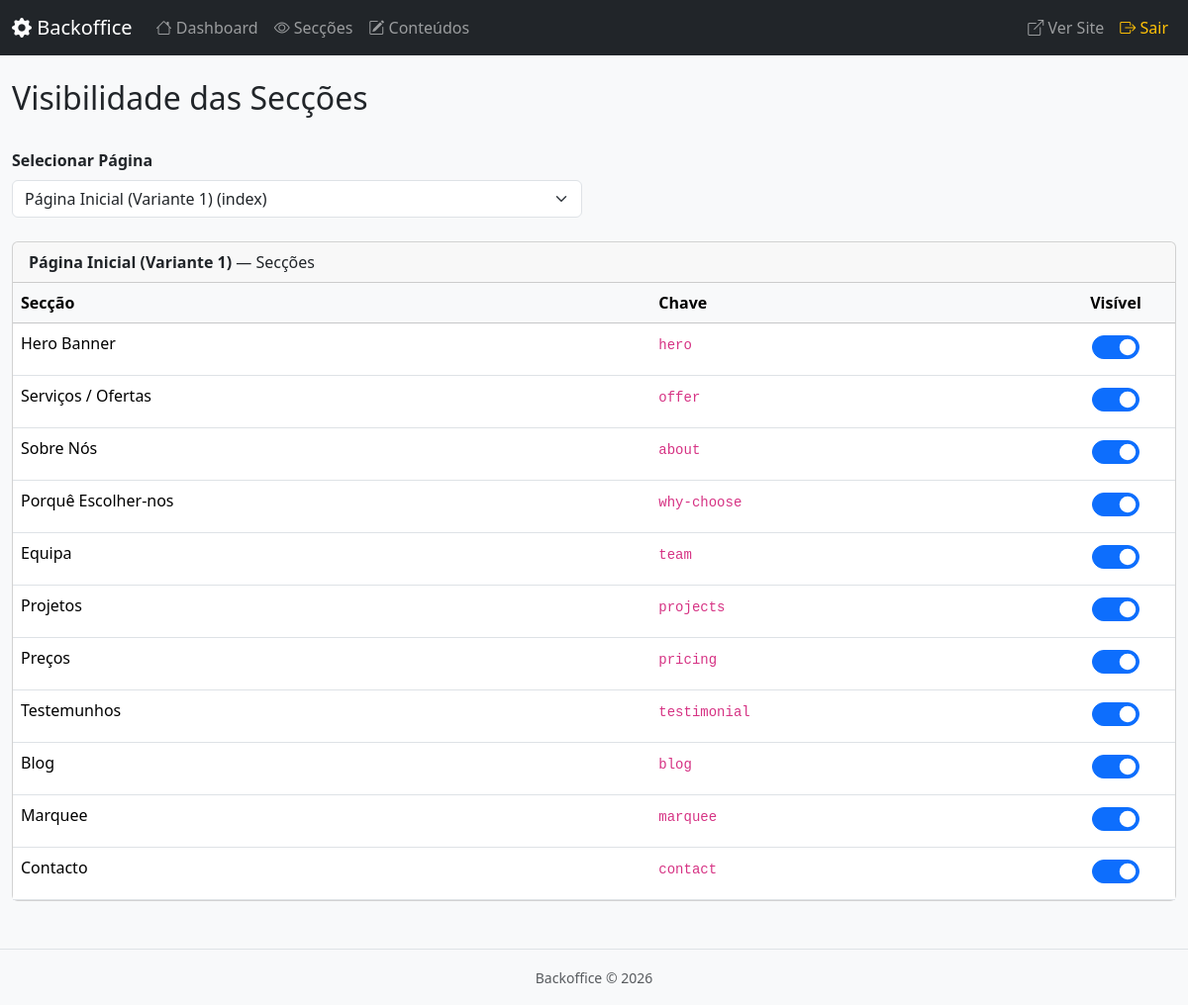
The page /admin/sections.php?page=index (signed in) on the database its author committed.
### tables this page shows
CREATE TABLE IF NOT EXISTS sections (
    id INT AUTO_INCREMENT PRIMARY KEY,
    page VARCHAR(255) NOT NULL,
    section_key VARCHAR(255) NOT NULL,
    section_label VARCHAR(255) NOT NULL,
    visible TINYINT DEFAULT 1,
    sort_order INT DEFAULT 0,
    UNIQUE KEY page_section (page, section_key)
);

### includes/functions.php (called while the page is built, shortened)
<?php
function get_page_sections($page) {
    $db = getDB();
    $stmt = $db->prepare('SELECT * FROM sections WHERE page = :page ORDER BY sort_order ASC');
    $stmt->bindValue(':page', $page, PDO::PARAM_STR);
    $stmt->execute();
    return $stmt->fetchAll(PDO::FETCH_ASSOC);
}
function get_all_pages() {
    $db = getDB();
    $result = $db->query('SELECT DISTINCT page FROM sections ORDER BY page ASC');
    return $result->fetchAll(PDO::FETCH_COLUMN);
}
function page_label($page) {
    $labels = [
        'index'             => 'Página Inicial (Variante 1)',
        'index-2'           => 'Página Inicial (Variante 2)',
        'index-3'           => 'Página Inicial (Variante 3)',
        'about'             => 'Sobre Nós',
        'services'          => 'Serviços',
        'service-details'   => 'Detalhes do Serviço',
        'portfolios'        => 'Portfólio',
        'portfolio-details' => 'Detalhes do Portfólio',
        'blog-standard'     => 'Blog',
        'blog-details'      => 'Detalhes do Blog',
        'team'              => 'Equipa',
        'pricing'           => 'Preços',
        'faq'               => 'FAQ',
        'contact'           => 'Contacto',
        'error'             => 'Página de Erro',
        'global'            => 'Global (Header/Footer)',
    ];
    return isset($labels[$page]) ? $labels[$page] : ucfirst(str_replace('-', ' ', $page));
}

### admin/sections.php (the view, shortened to what this page needs)
<?php
require_once __DIR__ . '/../includes/functions.php';
$selectedPage = isset($_GET['page']) ? $_GET['page'] : null;
$pages = get_all_pages();
$sections = [];
if ($selectedPage) {
    $sections = get_page_sections($selectedPage);
}
include __DIR__ . '/includes/header.php';
?>
<div class="d-flex justify-content-between align-items-center mb-4">
    <h2>Visibilidade das Secções</h2>
</div>
<div class="row mb-4">
    <div class="col-md-6">
        <label class="form-label fw-bold">Selecionar Página</label>
        <select id="pageSelector" class="form-select" onchange="window.location='sections.php?page='+this.value">
            <?php foreach ($pages as $p): ?>
            <option value="<?= htmlspecialchars($p, ENT_QUOTES, 'UTF-8') ?>" <?= $selectedPage === $p ? 'selected' : '' ?>>
                <?= htmlspecialchars(page_label($p), ENT_QUOTES, 'UTF-8') ?> (<?= htmlspecialchars($p, ENT_QUOTES, 'UTF-8') ?>)
            </option>
            <?php endforeach; ?>
        </select>
    </div>
</div>
<?php if ($selectedPage && !empty($sections)): ?>
<div class="card">
    <div class="card-header">
        <strong><?= htmlspecialchars(page_label($selectedPage), ENT_QUOTES, 'UTF-8') ?></strong> — Secções
    </div>
    <div class="card-body p-0">
        <table class="table table-hover mb-0">
            <thead class="table-light">
                <tr>
                    <th>Secção</th>
                    <th>Chave</th>
                    <th class="text-center" style="width:120px">Visível</th>
                </tr>
            </thead>
            <tbody>
                <?php foreach ($sections as $sec): ?>
                <tr>
                    <td><?= htmlspecialchars($sec['section_label'], ENT_QUOTES, 'UTF-8') ?></td>
                    <td><code><?= htmlspecialchars($sec['section_key'], ENT_QUOTES, 'UTF-8') ?></code></td>
                    <td class="text-center section-toggle">
                        <div class="form-check form-switch d-inline-block">
                            <input class="form-check-input" type="checkbox" role="switch"
                                   data-section-id="<?= (int)$sec['id'] ?>"
                                   <?= $sec['visible'] ? 'checked' : '' ?>
                                   onchange="toggleSection(this, <?= (int)$sec['id'] ?>)">
                        </div>
                    </td>
                </tr>
                <?php endforeach; ?>
            </tbody>
        </table>
    </div>
</div>
<?php elseif ($selectedPage): ?>
<div class="alert alert-info">Nenhuma secção encontrada para esta página.</div>
<?php endif; ?>
<?php
include __DIR__ . '/includes/footer.php';
?>

### admin/assets/admin.css (style rules this page uses)
body { background-color: #f8f9fa; }
.section-toggle .form-check-input { width: 3em; height: 1.5em; }

### rows shown on the page
sections: section_label "Hero Banner", section_key "hero", visible "☑"
sections: section_label "Serviços / Ofertas", section_key "offer", visible "☑"
sections: section_label "Sobre Nós", section_key "about", visible "☑"
sections: section_label "Porquê Escolher-nos", section_key "why-choose", visible "☑"
sections: section_label "Equipa", section_key "team", visible "☑"
sections: section_label "Projetos", section_key "projects", visible "☑"
sections: section_label "Preços", section_key "pricing", visible "☑"
sections: section_label "Testemunhos", section_key "testimonial", visible "☑"
sections: section_label "Blog", section_key "blog", visible "☑"
sections: section_label "Marquee", section_key "marquee", visible "☑"
sections: section_label "Contacto", section_key "contact", visible "☑"

### other values the page prints
page_label($selectedPage) "Página Inicial (Variante 1)"
form field value "Página Inicial (Variante 1) (index)"
